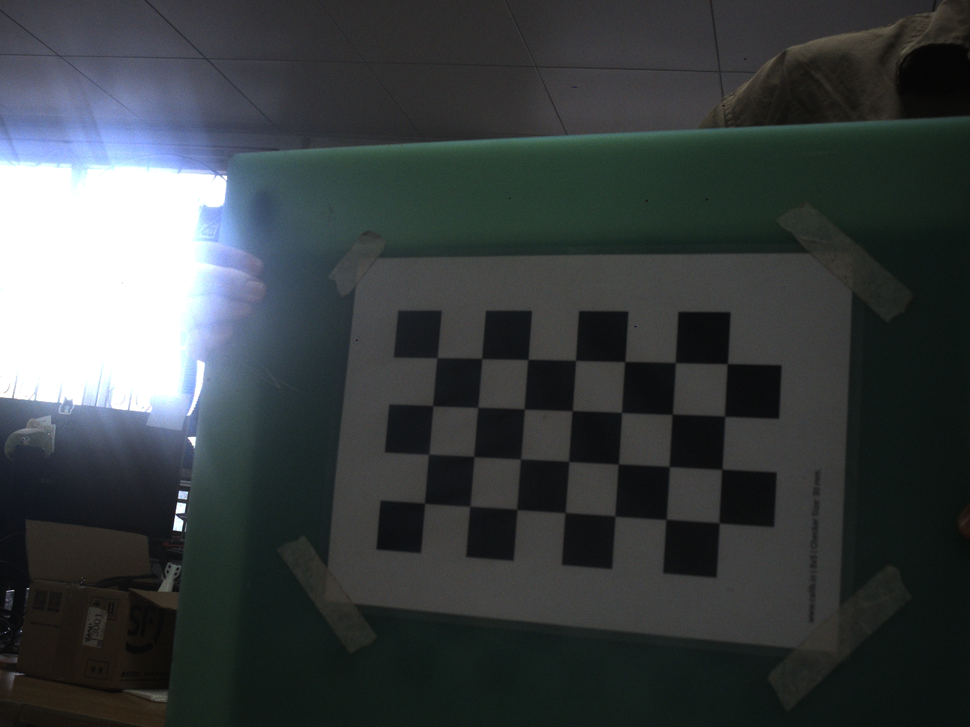
#> input picture calib_data/frame_00.png, 970 x 727 px, shrunk from 1440 x 1080 before the run; its folder holds 4 pictures in this run; the run also reads 2 pictures not shown here
$ python check_calib_images.py   (older library calls are emulated)
#> lines starting #> are read from the running program, lines starting #| are printed output that depends on the picture
#!/usr/bin/env python3
"""标定图像自查：拍摄完成后、正式标定前，快速评估这一批图像是否"能标出好结果"。

用法:
    python3 tools/check_calib_images.py [图像目录]     # 默认 calib_data/

逐张检查（与标定程序使用同一套角点检测参数）:
  - 能否检出 9x6 棋盘格
  - 亮度: 白块亮度用 p99 近似。记录用信息——实测把图像调亮到 p99≈200 后，
          角点位置平均只移动 0.005px、标定结果逐位相同；亮度不影响标定精度。
  - 覆盖: 角点到画面中心的径向距离 r_max（画面四角 = 1.0）。覆盖不足时高阶畸变
          (k2/k3) 不可估计——标定工具已采用 k1 受限模型；追求更高精度可补拍四角。
  - 清晰度: Laplacian 方差（<25 可能模糊）。

判定规则: 通过 = 可检出视图 >= 15 且未检出 <= 2。
          亮度/覆盖/清晰度为提示信息，不阻塞使用。
"""
import glob
import os
import sys

import cv2
import numpy as np

COLS, ROWS = 7, 4
FLAGS = cv2.CALIB_CB_ADAPTIVE_THRESH | cv2.CALIB_CB_NORMALIZE_IMAGE


def analyze(path):
#> called with path = 'calib_data/frame_00.png'
    bgr = cv2.imread(path)
#> bgr is the input picture: shape (727, 970, 3); mean B, G, R 66, 64.6, 59.2
    if bgr is None:
        return None
    gray = cv2.cvtColor(bgr, cv2.COLOR_BGR2GRAY)
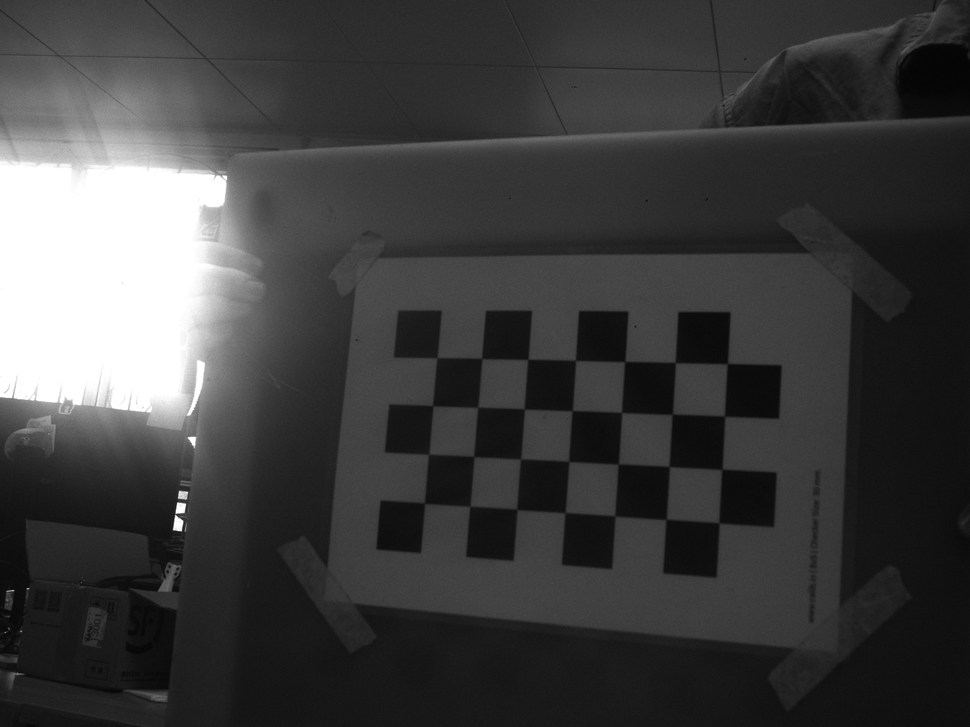
#> gray: shape (727, 970); min 3, max 255, mean 63.1
    h, w = gray.shape
#> h = 727; w = 970
    lapvar = float(cv2.Laplacian(gray, cv2.CV_64F).var())
#> lapvar = 54.16
    p99 = float(np.percentile(gray, 99))
#> p99 = 255
    sat = float((gray >= 250).mean() * 100.0)
#> sat = 6.35
    ok, corners = cv2.findChessboardCorners(gray, (COLS, ROWS), FLAGS)
#> ok = True; corners = 28 rows, first 8: [437.3, 357.6], [481.5, 358.4], [527.8, 359.5], [575.5, 360.3], [624.8, 361.6], [675.5, 362.7], [727.4, 363.6], [432.8, 405.6]
    r = {"ok": bool(ok), "p99": p99, "sat": sat, "lapvar": lapvar}
#> r = {'ok': True, 'p99': 255, 'sat': 6.35, 'lapvar': 54.16}
    if ok:
        pts = corners.reshape(-1, 2)
#> pts = 28 pairs, first value 424.5 to 727.4, second value 357.6 to 523.1
        center = np.array([w / 2.0, h / 2.0])
#> center = [485, 363.5]
        half_diag = float(np.hypot(w / 2.0, h / 2.0))
#> half_diag = 606.1
        dist = np.sqrt(((pts - center) ** 2).sum(axis=1))
#> dist = 28 values, max 283.4 at index 27, min 6.16 at index 1, mean 143.7
        r["r_max"] = float(dist.max() / half_diag)
        r["width"] = float((pts[:, 0].max() - pts[:, 0].min()) / w)
    return r


def main():
    image_dir = sys.argv[1] if len(sys.argv) > 1 else "calib_data"
    exts = (".png", ".jpg", ".jpeg", ".bmp")
    files = sorted(f for f in glob.glob(os.path.join(image_dir, "*"))
                   if os.path.splitext(f)[1].lower() in exts)
    if not files:
        print(f"目录中没有图像: {image_dir}")
        return 1

    print(f"检查 {len(files)} 张图像（目录: {image_dir}）")
    header = (f"{'文件':<22}{'检出':<5}{'亮度p99':<9}{'过曝%':<8}"
              f"{'覆盖r_max':<10}{'板宽占比':<9}{'清晰度':<8}备注")
    print(header)
    print("-" * 88)

    n_ok = n_edge = 0
    r_max_all, width_all, p99_all = [], [], []
    for f in files:
        name = os.path.basename(f)
        r = analyze(f)
#> r = {'ok': True, 'p99': 255, 'sat': 6.35, 'lapvar': 54.16, 'r_max': 0.468, 'width': 0.312}
        if r is None:
            print(f"{name:<22}读取失败")
            continue
        p99_all.append(r["p99"])
        notes = []
        if not r["ok"]:
            notes.append("未检出")
        if r["p99"] < 100:
            notes.append("偏暗")
        if r["sat"] > 0.5:
            notes.append("可能过曝")
        if r["lapvar"] < 25:
            notes.append("可能模糊")
        if r["ok"]:
            n_ok += 1
            r_max_all.append(r["r_max"])
            width_all.append(r["width"])
            if r["r_max"] >= 0.85:
                n_edge += 1
            if r["r_max"] < 0.55:
                notes.append("位置偏中")
            r_max_s = f"{r['r_max']:.2f}"
#> r_max_s = '0.47'
            width_s = f"{r['width'] * 100:.0f}%"
#> width_s = '31%'
        else:
            r_max_s = width_s = "-"
        det = "Y" if r["ok"] else "N"
#> det = 'Y'
        print(f"{name:<22}{det:<5}{r['p99']:<9.0f}{r['sat']:<8.2f}"
              f"{r_max_s:<10}{width_s:<9}{r['lapvar']:<8.0f}{'，'.join(notes)}")
#| frame_00.png          Y    255      6.35    0.47      31%      54      可能过曝，位置偏中
#> pass 2 of the loop in main, `for f in files:`:
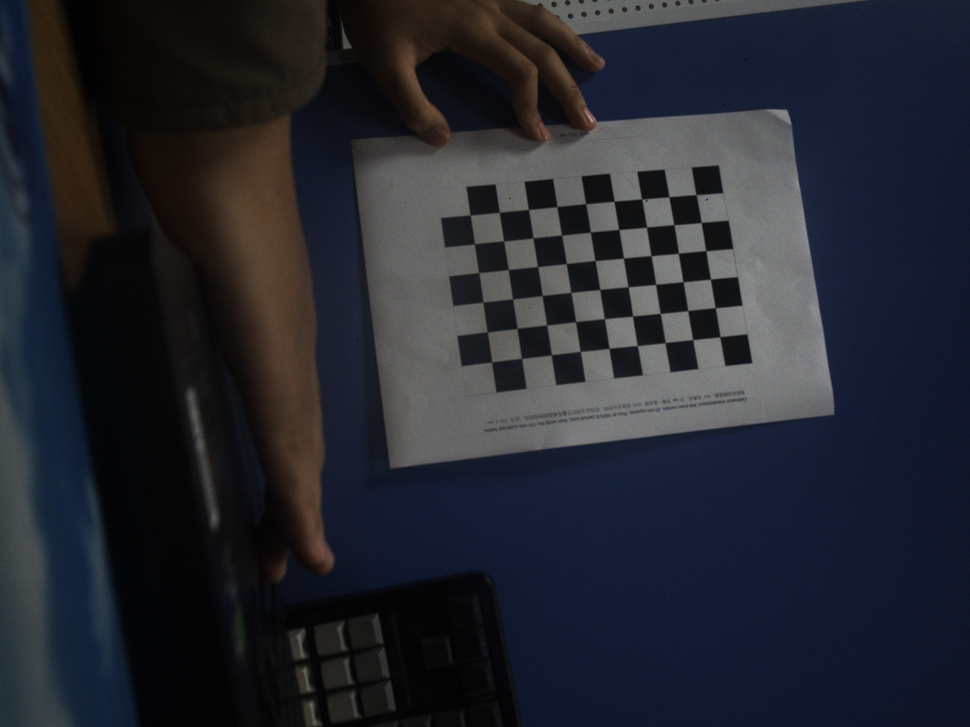
#> input picture calib_data/frame_01.png, 970 x 727 px, shrunk from 1440 x 1080 before the run
#> in analyze, bgr is the input picture: shape (727, 970, 3); mean B, G, R 47.4, 39, 36.6
#> in analyze (call 2), `gray = cv2.cvtColor(bgr, cv2.COLOR_BGR2GRAY)`:
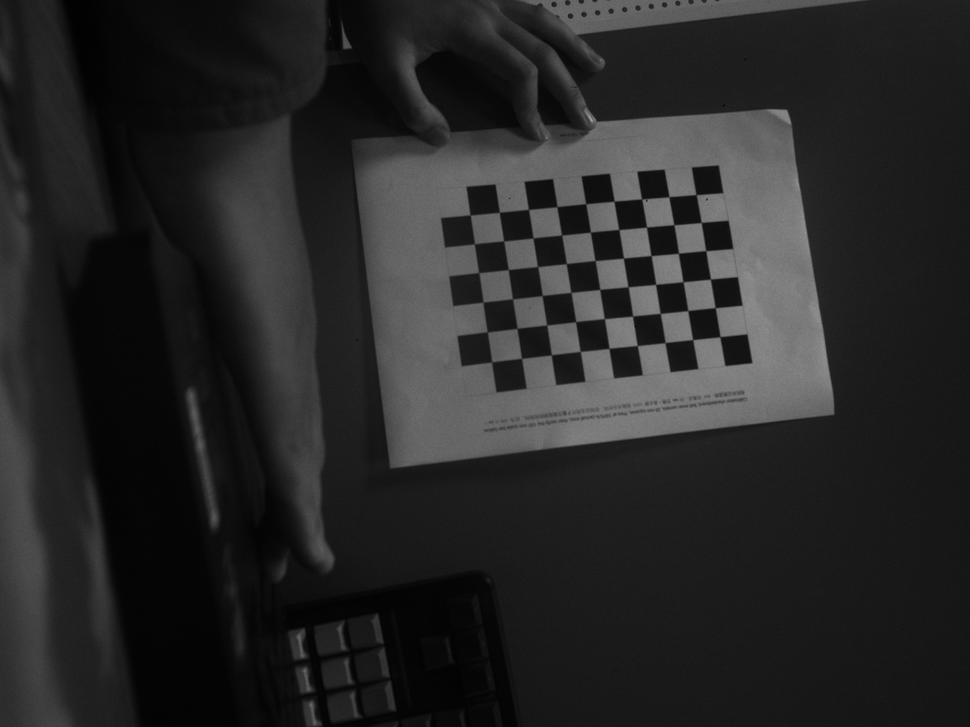
#> gray: shape (727, 970); min 0, max 171, mean 39.2
#> lapvar = 50.83
#> p99 = 127
#> sat = 0
#> ok = False; corners = None
#> in analyze (call 2), `r = {"ok": bool(ok), "p99": p99, "sat": sat, "lapvar": lapvar}`: r = {'ok': False, 'p99': 127, 'sat': 0, 'lapvar': 50.83}
#> det = 'N'
#| frame_01.png          N    127      0.00    -         -        51      未检出
#> pass 3 of the loop in main, `for f in files:`:
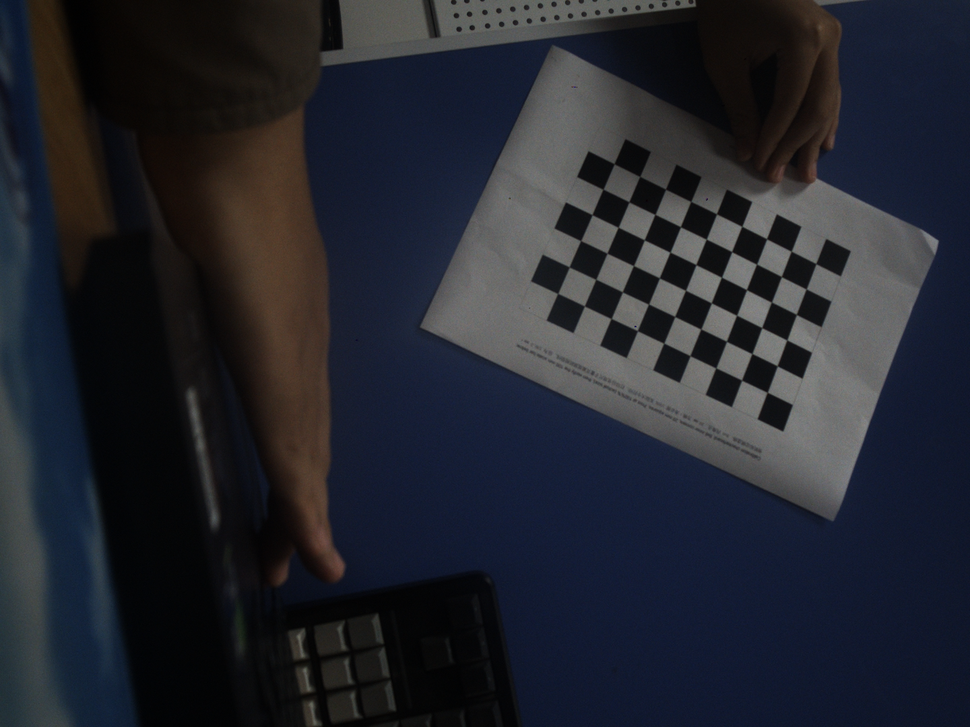
#> input picture calib_data/frame_02.png, 970 x 727 px, shrunk from 1440 x 1080 before the run
#> in analyze, bgr is the input picture: shape (727, 970, 3); mean B, G, R 45.8, 37.6, 35.4
#> in analyze (call 3), `gray = cv2.cvtColor(bgr, cv2.COLOR_BGR2GRAY)`:
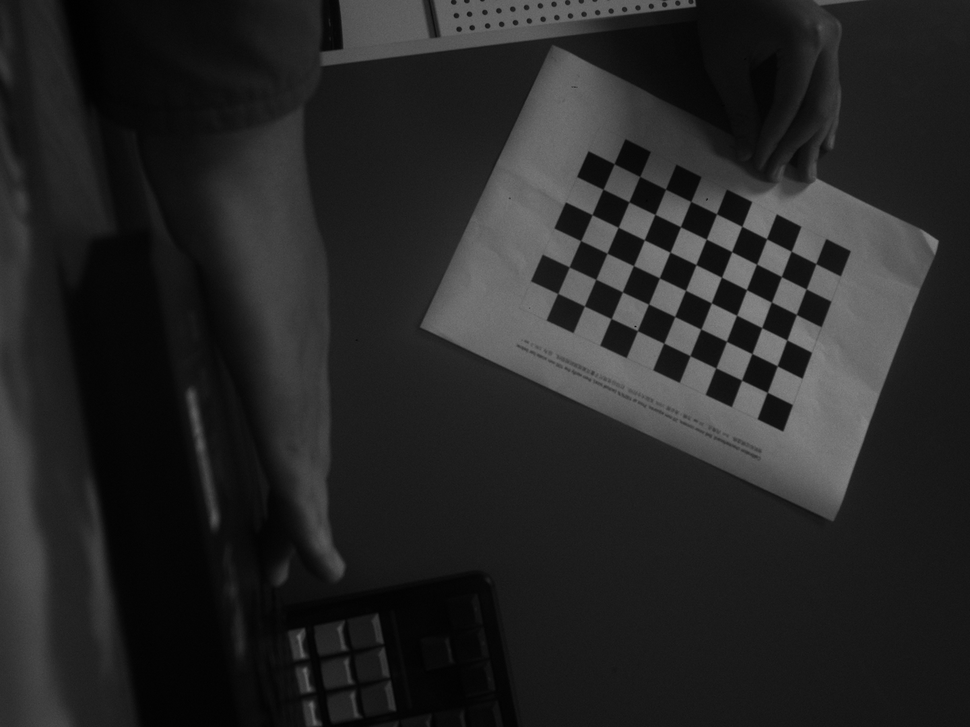
#> gray: shape (727, 970); min 0, max 135, mean 37.9
#> lapvar = 53.25
#> p99 = 121
#> in analyze (call 3), `r = {"ok": bool(ok), "p99": p99, "sat": sat, "lapvar": lapvar}`: r = {'ok': False, 'p99': 121, 'sat': 0, 'lapvar': 53.25}
#| frame_02.png          N    121      0.00    -         -        53      未检出
#> the loop made 4 passes; the first 3 are shown

    print()
    print(f"检出: {n_ok}/{len(files)}")
    if r_max_all:
        print(f"覆盖 r_max: {min(r_max_all):.2f} ~ {max(r_max_all):.2f}"
              f"（画面四角=1.0；达到 0.85 以上: {n_edge} 张）")
        print(f"距离多样性（板宽占画面）: {min(width_all) * 100:.0f}% ~ {max(width_all) * 100:.0f}%")
    if p99_all:
        print(f"亮度 p99 范围: {min(p99_all):.0f} ~ {max(p99_all):.0f}")

    problems = []
#> problems = []
    if n_ok < 15:
        problems.append(f"可检出视图不足（{n_ok} 张；建议 18~25 张，至少 15 张）")
    if len(files) - n_ok > 2:
        problems.append(f"{len(files) - n_ok} 张未检出（多为对比度严重不足/板不完整/剧烈模糊）")

    suggestions = []
    if n_edge < 5:
        suggestions.append(f"四角覆盖不足（{n_edge} 张 >=0.85）：高阶畸变 k2/k3 不可估计，"
                           f"标定已用 k1 受限模型；如需更高精度可补拍四角照片")
    if n_ok and sum(1 for p in p99_all if p < 150) > 0:
        suggestions.append("部分图像偏暗：不影响标定精度（实测调亮前后角点仅差 0.005px），仅观感提示")
    if any(r.get("sat", 0) > 0.5 for r in [analyze(f) or {} for f in files] if r):
#> in analyze (call 5), `ok, corners = cv2.findChessboardCorners(gray, (COLS, ROWS), FLAGS)`: ok = True; corners = 28 rows, first 8: [437.3, 357.6], [481.5, 358.4], [527.8, 359.5], [575.5, 360.3], [624.8, 361.6], [675.5, 362.7], [727.4, 363.6], [432.8, 405.6]
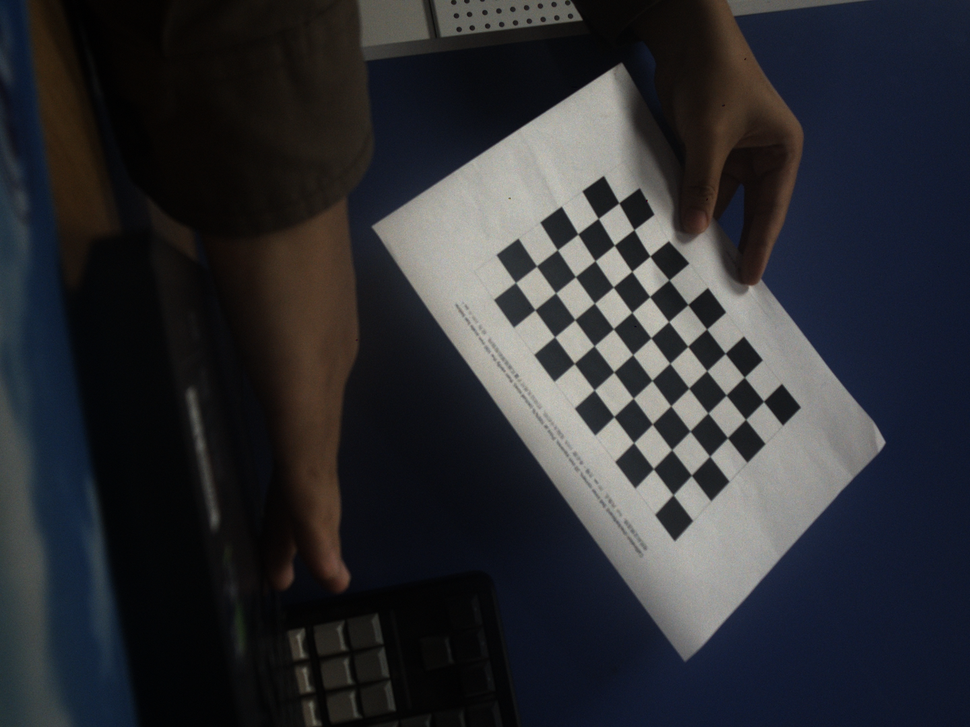
#> input picture calib_data/frame_03.png, 970 x 727 px, shrunk from 1440 x 1080 before the run
#> in analyze, bgr is the input picture: shape (727, 970, 3); mean B, G, R 50.1, 45.9, 45
#> in analyze (call 8), `gray = cv2.cvtColor(bgr, cv2.COLOR_BGR2GRAY)`:
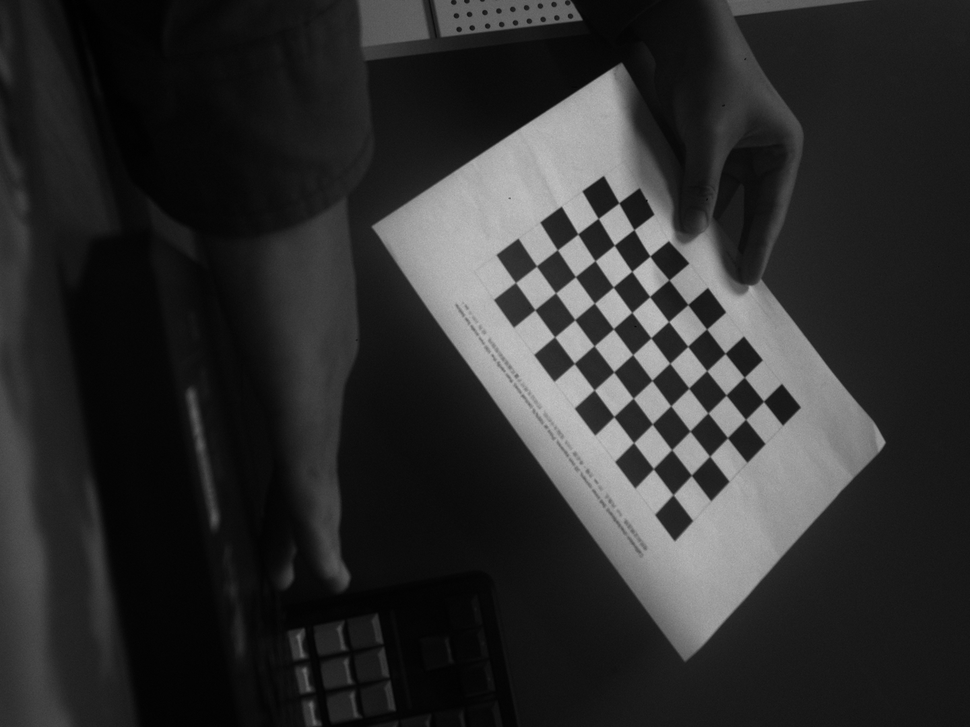
#> gray: shape (727, 970); min 0, max 194, mean 46.1
#> in analyze (call 8), `lapvar = float(cv2.Laplacian(gray, cv2.CV_64F).var())`: lapvar = 77.31
#> in analyze (call 8), `p99 = float(np.percentile(gray, 99))`: p99 = 182
#> in analyze (call 8), `r = {"ok": bool(ok), "p99": p99, "sat": sat, "lapvar": lapvar}`: r = {'ok': False, 'p99': 182, 'sat': 0, 'lapvar': 77.31}
        suggestions.append("个别图像有过曝风险：请核对对应图像白块是否死白")

    print()
    if problems:
        print("结论: 未通过，建议修复后再标定：")
        for p in problems:
            print(f"  - {p}")
        return 1
    print("结论: 通过，可用于标定。（提示项不阻塞）")
    for s in suggestions:
        print(f"  - 提示: {s}")
    return 0


if __name__ == "__main__":
#> (the run stopped early here; a loop or call above may not have finished)
